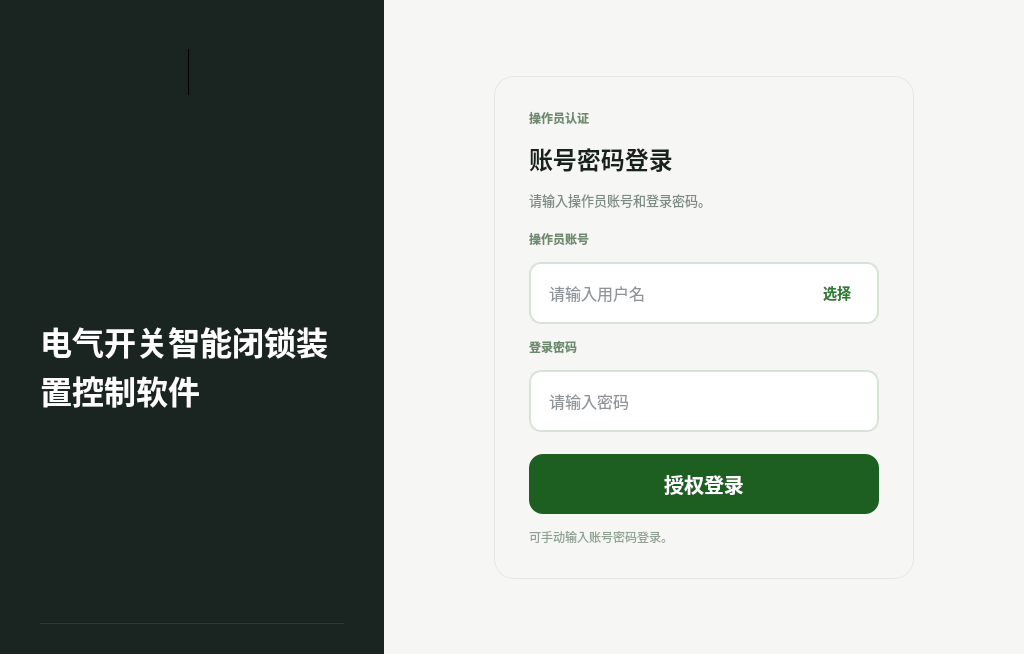
<?xml version="1.0" encoding="UTF-8"?>
<ui version="4.0">
 <class>LoginPage</class>
 <widget class="QWidget" name="LoginPage">
  <property name="geometry">
   <rect>
    <x>0</x>
    <y>0</y>
    <width>1024</width>
    <height>654</height>
   </rect>
  </property>
  <property name="styleSheet">
   <string notr="true">
#LoginPage {
    background-color: #F2F4EF;
}

#leftPanel {
    background-color: #1A2421;
}

#brandDivider {
    background-color: #314038;
}

#logoLabel {
    background: transparent;
}

#companyNameLabel {
    color: #FFFFFF;
    font-size: 18px;
    font-weight: 700;
}

#productSubLabel {
    color: #7E9386;
    font-size: 12px;
}

#productTitleLabel {
    color: #FFFFFF;
    font-size: 32px;
    font-weight: 700;
}

#productPitchLabel {
    color: #A9B5AE;
    font-size: 13px;
}

#dividerLine {
    background-color: #2D3833;
    max-height: 1px;
    border: none;
}

#versionLabel {
    color: #6E7D75;
    font-size: 11px;
}

#rightPanel {
    background-color: #F6F7F4;
}

#loginCard {
    background-color: #FFFFFF;
    border: 1px solid #E2E8E0;
    border-radius: 20px;
}

#loginModeHint {
    color: #6D8A6F;
    font-size: 12px;
    font-weight: 700;
}

#accountLoginTitle {
    color: #19211D;
    font-size: 24px;
    font-weight: 700;
}

#accountLoginDescLabel {
    color: #7E8B83;
    font-size: 13px;
}

#accountFieldLabel, #passwordFieldLabel {
    color: #6D8A6F;
    font-size: 12px;
    font-weight: 700;
}

#usernameEdit, #passwordEdit {
    background-color: #FFFFFF;
    border: 1.5px solid #D9E2D7;
    border-radius: 12px;
    padding: 0 16px;
    font-size: 16px;
    color: #1F2933;
    min-height: 58px;
    max-height: 58px;
}

#usernameEdit:focus, #passwordEdit:focus {
    border-color: #2E7D32;
}

#usernameEdit {
    border-top-right-radius: 0;
    border-bottom-right-radius: 0;
    border-right: none;
}

#usernameEdit[standaloneAccountInput=&quot;true&quot;] {
    border: 1.5px solid #D9E2D7;
    border-radius: 12px;
}

#usernameEdit[standaloneAccountInput=&quot;true&quot;]:focus {
    border-color: #2E7D32;
}

#selectAccountBtn {
    background-color: #F4F7F1;
    color: #2E7D32;
    border: 1.5px solid #D9E2D7;
    border-left: none;
    border-top-right-radius: 12px;
    border-bottom-right-radius: 12px;
    padding: 0 14px;
    font-size: 14px;
    font-weight: 700;
    min-height: 58px;
    max-height: 58px;
}

#selectAccountBtn:hover {
    background-color: #EAF4EA;
}

#selectAccountBtn[linkedFocus=&quot;true&quot;] {
    border-color: #2E7D32;
    background-color: #EEF6EE;
}

#selectAccountBtn:pressed {
    background-color: #DDEDDD;
}

#selectAccountBtn:disabled {
    background-color: #F6F8F5;
    color: #9AA4AF;
}

#loginBtn {
    background-color: #1F6F2A;
    color: #FFFFFF;
    border: none;
    border-radius: 14px;
    min-height: 60px;
    font-size: 20px;
    font-weight: 700;
    padding: 0 18px;
}

#loginBtn:hover {
    background-color: #175E22;
}

#loginBtn:pressed {
    background-color: #124B1B;
}

#loginBtn:disabled {
    background-color: #A8C2A7;
    color: #F4F7F3;
}

#loginFootHint {
    color: #91A193;
    font-size: 12px;
}
   </string>
  </property>
  <layout class="QHBoxLayout" name="mainLayout">
   <property name="spacing">
    <number>0</number>
   </property>
   <property name="leftMargin">
    <number>0</number>
   </property>
   <property name="topMargin">
    <number>0</number>
   </property>
   <property name="rightMargin">
    <number>0</number>
   </property>
   <property name="bottomMargin">
    <number>0</number>
   </property>
   <item>
    <widget class="QFrame" name="leftPanel">
     <property name="minimumSize">
      <size>
       <width>360</width>
       <height>0</height>
      </size>
     </property>
     <property name="maximumSize">
      <size>
       <width>384</width>
       <height>16777215</height>
      </size>
     </property>
     <property name="frameShape">
      <enum>QFrame::NoFrame</enum>
     </property>
     <property name="frameShadow">
      <enum>QFrame::Plain</enum>
     </property>
     <layout class="QVBoxLayout" name="leftPanelLayout">
      <property name="spacing">
       <number>0</number>
      </property>
      <property name="leftMargin">
       <number>40</number>
      </property>
      <property name="topMargin">
       <number>36</number>
      </property>
      <property name="rightMargin">
       <number>40</number>
      </property>
      <property name="bottomMargin">
       <number>30</number>
      </property>
      <item>
       <layout class="QHBoxLayout" name="brandRowLayout">
        <property name="spacing">
         <number>16</number>
        </property>
        <item>
         <widget class="QLabel" name="logoLabel">
          <property name="minimumSize">
           <size>
            <width>132</width>
            <height>72</height>
           </size>
          </property>
          <property name="maximumSize">
           <size>
            <width>132</width>
            <height>72</height>
           </size>
          </property>
          <property name="pixmap">
           <pixmap resource="../resources/branding.qrc">:/branding/logo.png</pixmap>
          </property>
          <property name="scaledContents">
           <bool>false</bool>
          </property>
          <property name="alignment">
           <set>Qt::AlignCenter</set>
          </property>
         </widget>
        </item>
        <item>
         <widget class="QFrame" name="brandDivider">
          <property name="minimumSize">
           <size>
            <width>1</width>
            <height>46</height>
           </size>
          </property>
          <property name="maximumSize">
           <size>
            <width>1</width>
            <height>46</height>
           </size>
          </property>
          <property name="frameShape">
           <enum>QFrame::VLine</enum>
          </property>
          <property name="frameShadow">
           <enum>QFrame::Plain</enum>
          </property>
         </widget>
        </item>
        <item>
         <layout class="QVBoxLayout" name="brandTextLayout">
          <property name="spacing">
           <number>6</number>
          </property>
          <item>
           <widget class="QLabel" name="companyNameLabel">
            <property name="text">
             <string/>
            </property>
           </widget>
          </item>
          <item>
           <widget class="QLabel" name="productSubLabel">
            <property name="text">
             <string/>
            </property>
           </widget>
          </item>
         </layout>
        </item>
       </layout>
      </item>
      <item>
       <spacer name="leftTopSpacer">
        <property name="orientation">
         <enum>Qt::Vertical</enum>
        </property>
        <property name="sizeHint" stdset="0">
         <size>
          <width>20</width>
          <height>84</height>
         </size>
        </property>
       </spacer>
      </item>
      <item>
       <widget class="QLabel" name="productTitleLabel">
        <property name="text">
         <string>电气开关智能闭锁装置控制软件</string>
        </property>
        <property name="wordWrap">
         <bool>true</bool>
        </property>
       </widget>
      </item>
      <item>
       <spacer name="titlePitchSpacer">
        <property name="orientation">
         <enum>Qt::Vertical</enum>
        </property>
        <property name="sizeHint" stdset="0">
         <size>
          <width>20</width>
          <height>16</height>
         </size>
        </property>
       </spacer>
      </item>
      <item>
       <widget class="QFrame" name="dividerLine">
        <property name="frameShape">
         <enum>QFrame::HLine</enum>
        </property>
        <property name="frameShadow">
         <enum>QFrame::Plain</enum>
        </property>
       </widget>
      </item>
     </layout>
    </widget>
   </item>
   <item>
    <widget class="QFrame" name="rightPanel">
     <property name="frameShape">
      <enum>QFrame::NoFrame</enum>
     </property>
     <property name="frameShadow">
      <enum>QFrame::Plain</enum>
     </property>
     <layout class="QVBoxLayout" name="rightLayout">
      <property name="spacing">
       <number>0</number>
      </property>
      <property name="leftMargin">
       <number>64</number>
      </property>
      <property name="topMargin">
       <number>32</number>
      </property>
      <property name="rightMargin">
       <number>64</number>
      </property>
      <property name="bottomMargin">
       <number>32</number>
      </property>
      <item>
       <spacer name="rightTopSpacer">
        <property name="orientation">
         <enum>Qt::Vertical</enum>
        </property>
        <property name="sizeType">
         <enum>QSizePolicy::Expanding</enum>
        </property>
        <property name="sizeHint" stdset="0">
         <size>
          <width>20</width>
          <height>20</height>
         </size>
        </property>
       </spacer>
      </item>
      <item>
       <layout class="QHBoxLayout" name="centerRowLayout">
        <item>
         <spacer name="cardLeftSpacer">
          <property name="orientation">
           <enum>Qt::Horizontal</enum>
          </property>
          <property name="sizeType">
           <enum>QSizePolicy::Expanding</enum>
          </property>
          <property name="sizeHint" stdset="0">
           <size>
            <width>0</width>
            <height>0</height>
           </size>
          </property>
         </spacer>
        </item>
        <item>
         <widget class="QFrame" name="loginCard">
          <property name="minimumSize">
           <size>
            <width>420</width>
            <height>0</height>
           </size>
          </property>
          <property name="maximumSize">
           <size>
            <width>440</width>
            <height>16777215</height>
           </size>
          </property>
          <property name="styleSheet">
           <string notr="true">background-color: rgb(246, 247, 244);</string>
          </property>
          <property name="frameShape">
           <enum>QFrame::NoFrame</enum>
          </property>
          <property name="frameShadow">
           <enum>QFrame::Plain</enum>
          </property>
          <layout class="QVBoxLayout" name="loginCardLayout">
           <property name="spacing">
            <number>14</number>
           </property>
           <property name="leftMargin">
            <number>34</number>
           </property>
           <property name="topMargin">
            <number>32</number>
           </property>
           <property name="rightMargin">
            <number>34</number>
           </property>
           <property name="bottomMargin">
            <number>32</number>
           </property>
           <item>
            <widget class="QLabel" name="loginModeHint">
             <property name="text">
              <string>操作员认证</string>
             </property>
            </widget>
           </item>
           <item>
            <widget class="QLabel" name="accountLoginTitle">
             <property name="text">
              <string>账号密码登录</string>
             </property>
            </widget>
           </item>
           <item>
            <widget class="QLabel" name="accountLoginDescLabel">
             <property name="text">
              <string>请输入操作员账号和登录密码。</string>
             </property>
             <property name="wordWrap">
              <bool>true</bool>
             </property>
            </widget>
           </item>
           <item>
            <spacer name="cardHeaderSpacer">
             <property name="orientation">
              <enum>Qt::Vertical</enum>
             </property>
             <property name="sizeHint" stdset="0">
              <size>
               <width>20</width>
               <height>6</height>
              </size>
             </property>
            </spacer>
           </item>
           <item>
            <widget class="QLabel" name="accountFieldLabel">
             <property name="text">
              <string>操作员账号</string>
             </property>
            </widget>
           </item>
           <item>
            <layout class="QHBoxLayout" name="usernameRowLayout">
             <property name="spacing">
              <number>0</number>
             </property>
             <item>
              <widget class="QLineEdit" name="usernameEdit">
               <property name="minimumSize">
                <size>
                 <width>0</width>
                 <height>62</height>
                </size>
               </property>
               <property name="maximumSize">
                <size>
                 <width>16777215</width>
                 <height>62</height>
                </size>
               </property>
               <property name="styleSheet">
                <string notr="true">background-color: rgb(255, 255, 255);</string>
               </property>
               <property name="placeholderText">
                <string>请输入用户名</string>
               </property>
              </widget>
             </item>
             <item>
              <widget class="QPushButton" name="selectAccountBtn">
               <property name="minimumSize">
                <size>
                 <width>82</width>
                 <height>62</height>
                </size>
               </property>
               <property name="maximumSize">
                <size>
                 <width>82</width>
                 <height>62</height>
                </size>
               </property>
               <property name="cursor">
                <cursorShape>PointingHandCursor</cursorShape>
               </property>
               <property name="toolTip">
                <string>选择账号</string>
               </property>
               <property name="styleSheet">
                <string notr="true">background-color: rgb(255, 255, 255);</string>
               </property>
               <property name="text">
                <string>选择</string>
               </property>
              </widget>
             </item>
            </layout>
           </item>
           <item>
            <widget class="QLabel" name="passwordFieldLabel">
             <property name="text">
              <string>登录密码</string>
             </property>
            </widget>
           </item>
           <item>
            <widget class="QLineEdit" name="passwordEdit">
             <property name="minimumSize">
              <size>
               <width>0</width>
               <height>62</height>
              </size>
             </property>
             <property name="maximumSize">
              <size>
               <width>16777215</width>
               <height>62</height>
              </size>
             </property>
             <property name="styleSheet">
              <string notr="true">background-color: rgb(255, 255, 255);</string>
             </property>
             <property name="echoMode">
              <enum>QLineEdit::Password</enum>
             </property>
             <property name="placeholderText">
              <string>请输入密码</string>
             </property>
            </widget>
           </item>
           <item>
            <spacer name="buttonTopSpacer">
             <property name="orientation">
              <enum>Qt::Vertical</enum>
             </property>
             <property name="sizeHint" stdset="0">
              <size>
               <width>20</width>
               <height>8</height>
              </size>
             </property>
            </spacer>
           </item>
           <item>
            <widget class="QPushButton" name="loginBtn">
             <property name="font">
              <font>
               <pointsize>-1</pointsize>
               <bold>true</bold>
              </font>
             </property>
             <property name="cursor">
              <cursorShape>PointingHandCursor</cursorShape>
             </property>
             <property name="styleSheet">
              <string notr="true">background-color: rgb(28, 95, 33);</string>
             </property>
             <property name="text">
              <string>授权登录</string>
             </property>
             <property name="autoDefault">
              <bool>false</bool>
             </property>
             <property name="default">
              <bool>false</bool>
             </property>
            </widget>
           </item>
           <item>
            <widget class="QLabel" name="loginFootHint">
             <property name="text">
              <string>可手动输入账号密码登录。</string>
             </property>
             <property name="wordWrap">
              <bool>true</bool>
             </property>
            </widget>
           </item>
          </layout>
         </widget>
        </item>
        <item>
         <spacer name="cardRightSpacer">
          <property name="orientation">
           <enum>Qt::Horizontal</enum>
          </property>
          <property name="sizeType">
           <enum>QSizePolicy::Expanding</enum>
          </property>
          <property name="sizeHint" stdset="0">
           <size>
            <width>0</width>
            <height>0</height>
           </size>
          </property>
         </spacer>
        </item>
       </layout>
      </item>
      <item>
       <spacer name="rightBottomSpacer">
        <property name="orientation">
         <enum>Qt::Vertical</enum>
        </property>
        <property name="sizeType">
         <enum>QSizePolicy::Expanding</enum>
        </property>
        <property name="sizeHint" stdset="0">
         <size>
          <width>20</width>
          <height>20</height>
         </size>
        </property>
       </spacer>
      </item>
     </layout>
    </widget>
   </item>
  </layout>
 </widget>
 <tabstops>
  <tabstop>usernameEdit</tabstop>
  <tabstop>selectAccountBtn</tabstop>
  <tabstop>passwordEdit</tabstop>
  <tabstop>loginBtn</tabstop>
 </tabstops>
 <resources>
  <include location="../resources/branding.qrc"/>
 </resources>
 <connections/>
</ui>
